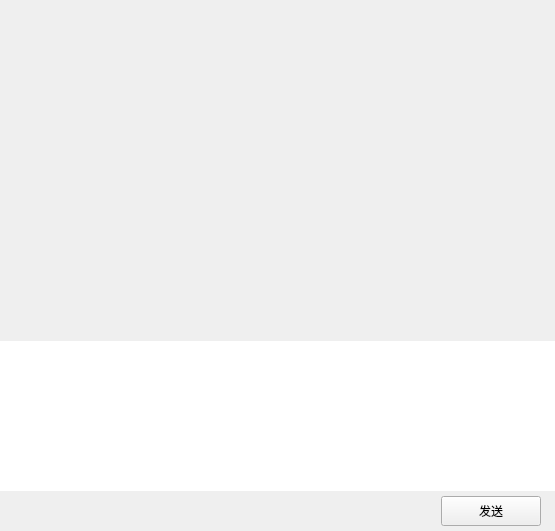
<?xml version="1.0" encoding="UTF-8"?>
<ui version="4.0">
 <class>ChatPage</class>
 <widget class="QWidget" name="ChatPage">
  <property name="geometry">
   <rect>
    <x>0</x>
    <y>0</y>
    <width>555</width>
    <height>531</height>
   </rect>
  </property>
  <property name="windowTitle">
   <string>Form</string>
  </property>
  <layout class="QVBoxLayout" name="verticalLayout">
   <property name="spacing">
    <number>0</number>
   </property>
   <property name="leftMargin">
    <number>0</number>
   </property>
   <property name="topMargin">
    <number>0</number>
   </property>
   <property name="rightMargin">
    <number>0</number>
   </property>
   <property name="bottomMargin">
    <number>0</number>
   </property>
   <item>
    <widget class="QWidget" name="chat_data_wid" native="true">
     <property name="sizePolicy">
      <sizepolicy hsizetype="Expanding" vsizetype="Expanding">
       <horstretch>0</horstretch>
       <verstretch>0</verstretch>
      </sizepolicy>
     </property>
     <layout class="QVBoxLayout" name="verticalLayout_2">
      <property name="spacing">
       <number>0</number>
      </property>
      <property name="leftMargin">
       <number>0</number>
      </property>
      <property name="topMargin">
       <number>0</number>
      </property>
      <property name="rightMargin">
       <number>0</number>
      </property>
      <property name="bottomMargin">
       <number>0</number>
      </property>
      <item>
       <widget class="QWidget" name="title_wid" native="true">
        <property name="minimumSize">
         <size>
          <width>0</width>
          <height>60</height>
         </size>
        </property>
        <property name="maximumSize">
         <size>
          <width>16777215</width>
          <height>60</height>
         </size>
        </property>
        <layout class="QVBoxLayout" name="verticalLayout_3">
         <property name="leftMargin">
          <number>11</number>
         </property>
         <property name="topMargin">
          <number>2</number>
         </property>
         <property name="rightMargin">
          <number>2</number>
         </property>
         <property name="bottomMargin">
          <number>2</number>
         </property>
         <item>
          <widget class="QWidget" name="widget" native="true">
           <layout class="QHBoxLayout" name="horizontalLayout_3">
            <property name="leftMargin">
             <number>2</number>
            </property>
            <property name="topMargin">
             <number>2</number>
            </property>
            <property name="rightMargin">
             <number>2</number>
            </property>
            <property name="bottomMargin">
             <number>2</number>
            </property>
            <item>
             <widget class="QLabel" name="title_lb">
              <property name="text">
               <string/>
              </property>
             </widget>
            </item>
           </layout>
          </widget>
         </item>
        </layout>
       </widget>
      </item>
      <item>
       <widget class="ChatView" name="chat_data_list" native="true"/>
      </item>
      <item>
       <widget class="QWidget" name="tool_wid" native="true">
        <property name="minimumSize">
         <size>
          <width>0</width>
          <height>40</height>
         </size>
        </property>
        <property name="maximumSize">
         <size>
          <width>16777215</width>
          <height>40</height>
         </size>
        </property>
        <layout class="QHBoxLayout" name="horizontalLayout_5">
         <property name="leftMargin">
          <number>2</number>
         </property>
         <property name="topMargin">
          <number>2</number>
         </property>
         <property name="rightMargin">
          <number>2</number>
         </property>
         <property name="bottomMargin">
          <number>2</number>
         </property>
         <item>
          <spacer name="horizontalSpacer_7">
           <property name="orientation">
            <enum>Qt::Horizontal</enum>
           </property>
           <property name="sizeType">
            <enum>QSizePolicy::Fixed</enum>
           </property>
           <property name="sizeHint" stdset="0">
            <size>
             <width>5</width>
             <height>20</height>
            </size>
           </property>
          </spacer>
         </item>
         <item>
          <widget class="ClickableLabel" name="emo_lb">
           <property name="minimumSize">
            <size>
             <width>25</width>
             <height>25</height>
            </size>
           </property>
           <property name="maximumSize">
            <size>
             <width>25</width>
             <height>25</height>
            </size>
           </property>
           <property name="text">
            <string/>
           </property>
          </widget>
         </item>
         <item>
          <spacer name="horizontalSpacer_6">
           <property name="orientation">
            <enum>Qt::Horizontal</enum>
           </property>
           <property name="sizeType">
            <enum>QSizePolicy::Fixed</enum>
           </property>
           <property name="sizeHint" stdset="0">
            <size>
             <width>5</width>
             <height>20</height>
            </size>
           </property>
          </spacer>
         </item>
         <item>
          <widget class="ClickableLabel" name="file_lb">
           <property name="minimumSize">
            <size>
             <width>30</width>
             <height>30</height>
            </size>
           </property>
           <property name="maximumSize">
            <size>
             <width>30</width>
             <height>30</height>
            </size>
           </property>
           <property name="text">
            <string/>
           </property>
          </widget>
         </item>
         <item>
          <spacer name="horizontalSpacer_5">
           <property name="orientation">
            <enum>Qt::Horizontal</enum>
           </property>
           <property name="sizeHint" stdset="0">
            <size>
             <width>40</width>
             <height>20</height>
            </size>
           </property>
          </spacer>
         </item>
        </layout>
       </widget>
      </item>
      <item>
       <widget class="MessageTextEdit" name="chatEdit">
        <property name="minimumSize">
         <size>
          <width>0</width>
          <height>150</height>
         </size>
        </property>
        <property name="maximumSize">
         <size>
          <width>16777215</width>
          <height>150</height>
         </size>
        </property>
        <property name="frameShape">
         <enum>QFrame::NoFrame</enum>
        </property>
       </widget>
      </item>
      <item>
       <widget class="QWidget" name="send_wid" native="true">
        <property name="minimumSize">
         <size>
          <width>0</width>
          <height>40</height>
         </size>
        </property>
        <property name="maximumSize">
         <size>
          <width>16777215</width>
          <height>40</height>
         </size>
        </property>
        <layout class="QHBoxLayout" name="horizontalLayout_4">
         <property name="topMargin">
          <number>2</number>
         </property>
         <property name="bottomMargin">
          <number>2</number>
         </property>
         <item>
          <spacer name="horizontalSpacer_2">
           <property name="orientation">
            <enum>Qt::Horizontal</enum>
           </property>
           <property name="sizeHint" stdset="0">
            <size>
             <width>36</width>
             <height>20</height>
            </size>
           </property>
          </spacer>
         </item>
         <item>
          <spacer name="horizontalSpacer_3">
           <property name="orientation">
            <enum>Qt::Horizontal</enum>
           </property>
           <property name="sizeType">
            <enum>QSizePolicy::Fixed</enum>
           </property>
           <property name="sizeHint" stdset="0">
            <size>
             <width>10</width>
             <height>20</height>
            </size>
           </property>
          </spacer>
         </item>
         <item>
          <widget class="ClickedBtn" name="send_btn">
           <property name="minimumSize">
            <size>
             <width>100</width>
             <height>30</height>
            </size>
           </property>
           <property name="maximumSize">
            <size>
             <width>100</width>
             <height>30</height>
            </size>
           </property>
           <property name="text">
            <string>发送</string>
           </property>
          </widget>
         </item>
         <item>
          <spacer name="horizontalSpacer_4">
           <property name="orientation">
            <enum>Qt::Horizontal</enum>
           </property>
           <property name="sizeType">
            <enum>QSizePolicy::Fixed</enum>
           </property>
           <property name="sizeHint" stdset="0">
            <size>
             <width>5</width>
             <height>20</height>
            </size>
           </property>
          </spacer>
         </item>
        </layout>
       </widget>
      </item>
     </layout>
    </widget>
   </item>
  </layout>
 </widget>
 <customwidgets>
  <customwidget>
   <class>ClickedBtn</class>
   <extends>QPushButton</extends>
   <header>clickedbtn.h</header>
  </customwidget>
  <customwidget>
   <class>MessageTextEdit</class>
   <extends>QTextEdit</extends>
   <header>MessageTextEdit.h</header>
  </customwidget>
  <customwidget>
   <class>ChatView</class>
   <extends>QWidget</extends>
   <header>chatview.h</header>
   <container>1</container>
  </customwidget>
  <customwidget>
   <class>ClickableLabel</class>
   <extends>QLabel</extends>
   <header>clickablelabel.h</header>
  </customwidget>
 </customwidgets>
 <resources/>
 <connections/>
</ui>
